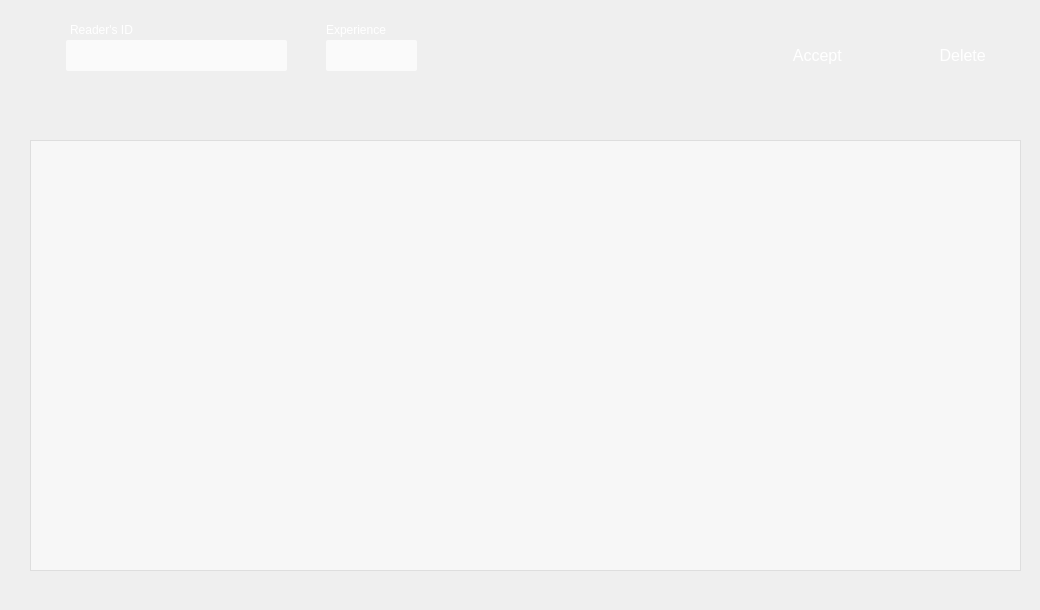
   <widget class="QWidget" name="ReaderRent">
    <property name="styleSheet">
     <string notr="true"/>
    </property>
    <attribute name="title">
     <string>Request </string>
    </attribute>
    <widget class="QTableView" name="borrowTable">
     <property name="geometry">
      <rect>
       <x>30</x>
       <y>140</y>
       <width>991</width>
       <height>431</height>
      </rect>
     </property>
     <property name="sizePolicy">
      <sizepolicy hsizetype="Expanding" vsizetype="Expanding">
       <horstretch>0</horstretch>
       <verstretch>0</verstretch>
      </sizepolicy>
     </property>
     <property name="styleSheet">
      <string notr="true">background-color: rgba(255,255,255,0.5);
gridline-color:white;</string>
     </property>
     <attribute name="horizontalHeaderMinimumSectionSize">
      <number>200</number>
     </attribute>
    </widget>
    <widget class="QPushButton" name="insertButton">
     <property name="geometry">
      <rect>
       <x>750</x>
       <y>30</y>
       <width>131</width>
       <height>51</height>
      </rect>
     </property>
     <property name="styleSheet">
      <string notr="true">border: 0px;
font: 25 15px &quot;Segoe UI Light&quot;;
border-radius:0;
border-left:10;
border-color:white;
color:white;
border-radius:4px;
border:0px;
font-size:16px;</string>
     </property>
     <property name="text">
      <string> Accept</string>
     </property>
     <property name="icon">
      <iconset resource="LIBPRO.qrc">
       <normaloff>:/icon/Resources/icon/success - Copy.png</normaloff>:/icon/Resources/icon/success - Copy.png</iconset>
     </property>
     <property name="iconSize">
      <size>
       <width>30</width>
       <height>30</height>
      </size>
     </property>
    </widget>
    <widget class="QPushButton" name="searchButton">
     <property name="geometry">
      <rect>
       <x>900</x>
       <y>30</y>
       <width>121</width>
       <height>51</height>
      </rect>
     </property>
     <property name="styleSheet">
      <string notr="true">border: 0px;
font: 25 15px &quot;Segoe UI Light&quot;;
border-radius:0;
border-left:10;
border-color:white;
color:white;
border-radius:4px;
border:0px;
font-size:16px;</string>
     </property>
     <property name="text">
      <string> Delete</string>
     </property>
     <property name="icon">
      <iconset resource="LIBPRO.qrc">
       <normaloff>:/icon/Resources/icon/cancel-button - Copy.png</normaloff>:/icon/Resources/icon/cancel-button - Copy.png</iconset>
     </property>
     <property name="iconSize">
      <size>
       <width>30</width>
       <height>40</height>
      </size>
     </property>
    </widget>
    <widget class="QLabel" name="label">
     <property name="geometry">
      <rect>
       <x>70</x>
       <y>20</y>
       <width>81</width>
       <height>20</height>
      </rect>
     </property>
     <property name="styleSheet">
      <string notr="true">font: 25 12pt &quot;Segoe UI Light&quot;;
color:white;</string>
     </property>
     <property name="text">
      <string>Reader's ID</string>
     </property>
    </widget>
    <widget class="QLineEdit" name="readerIDLe">
     <property name="geometry">
      <rect>
       <x>66</x>
       <y>40</y>
       <width>221</width>
       <height>31</height>
      </rect>
     </property>
     <property name="styleSheet">
      <string notr="true">border-radius:2px;
background-color:rgba(255,255,255,0.7);</string>
     </property>
    </widget>
    <widget class="QLabel" name="error2">
     <property name="geometry">
      <rect>
       <x>50</x>
       <y>570</y>
       <width>981</width>
       <height>31</height>
      </rect>
     </property>
     <property name="styleSheet">
      <string notr="true">font: 10pt &quot;Segoe UI&quot;;
font-weight:500;
color:white;</string>
     </property>
     <property name="text">
      <string/>
     </property>
    </widget>
    <widget class="QLineEdit" name="readerIDLe_4">
     <property name="geometry">
      <rect>
       <x>326</x>
       <y>40</y>
       <width>91</width>
       <height>31</height>
      </rect>
     </property>
     <property name="styleSheet">
      <string notr="true">border-radius:2px;
background-color:rgba(255,255,255,0.7);</string>
     </property>
    </widget>
    <widget class="QLabel" name="label_10">
     <property name="geometry">
      <rect>
       <x>326</x>
       <y>20</y>
       <width>71</width>
       <height>20</height>
      </rect>
     </property>
     <property name="styleSheet">
      <string notr="true">font: 25 12pt &quot;Segoe UI Light&quot;;
color:white;</string>
     </property>
     <property name="text">
      <string>Experience</string>
     </property>
    </widget>
   </widget>
